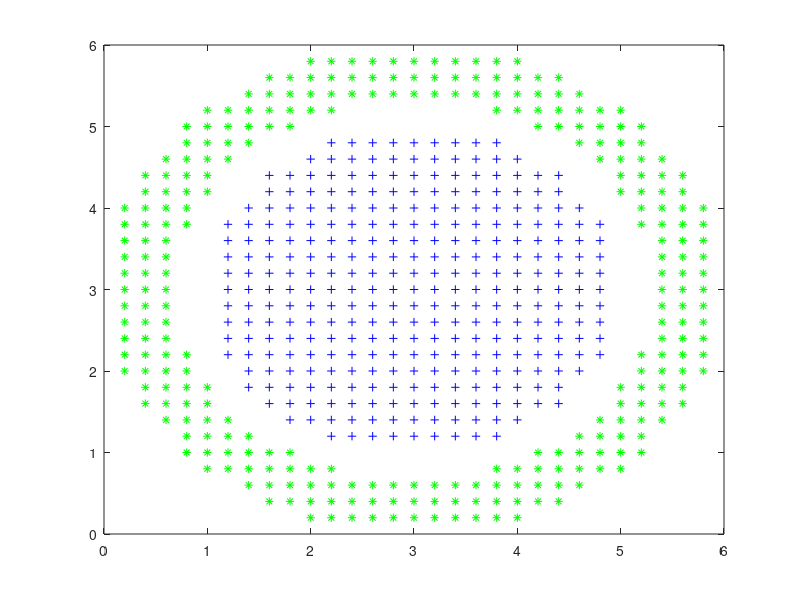

Here is the MATLAB script that generated this plot:
	## Copyright (C) 2015 Redmaple
	
	
	## linearKerSvm
	
	## Author: Redmaple <py79hn@163.com>
	## Created: 2015-11-14
	%%%%%%%%%%%%%%%%%%%%%%%%%%%%%%%%%%%%%%%%%%%
	%%generate the training data
	%%%%%%%%%%%%%%%%%%%%%%%%%%%%%%%%%%%%%%%%%%
	function [data,label] = generateData()
	x0 = 3;
	y0 = 3;
	r1 = 2;
	r2 = 3;
	dd = 0.2;
	[X1,X2] = meshgrid((r2-x0):dd:(r2+x0),(y0-r2):dd:(y0+r2));
	X = [reshape(X1,1,length(X1).^2);reshape(X2,1,length(X2).^2)];
	D = sum((X-repmat([x0;y0],1,length(X))).^2);
	index0=find(D>r1.^2+1.414);
	index1 = find(D(index0)<r2.^2);
	index2 = find(D<r1.^2);
	
	plot(X(1,index0(index1)),X(2,index0(index1)),'g*');
	hold on;
	plot(X(1,index2),X(2,index2),'b+');
	
	data =X(:,[index0(index1),index2]);
	label=[ones(1,length(index0(index1))),-ones(1,length(index2))];
	
	endfunction
	
	%%%%%%%%%%%%%%%%%%%%%%%%%%%%%%%%%%%%%%%%%%%%%%%%%%%%
	%%kernel function of two vector xs,xt
	%%especially,paramater pha in radius-basis function
        %%plays a important role for  accurancy of the Kernel 
        %%Machine
	%%%%%%%%%%%%%%%%%%%%%%%%%%%%%%%%%%%%%%%%%%%%%%%%%%%
	function [v] = kernelFunc(xs,xt,type)
  	switch(type)
     	case "rbf"
              pha =1.4;
       	      gamma = pha.^2;
              v=exp(-(xs-xt)'*(xs-xt)/gamma);
     	case "linear"
              q=3;
              v = (xs'*xt+1).^q;
  	endswitch
	endfunction
	
	%%%%%%%%%%%%%%%%%%%%%%%%%%%%%%%%%%%%%%%%%%%%
	%%calculate Kernel matrix
	%%%%%%%%%%%%%%%%%%%%%%%%%%%%%%%%%%%%%%%%%%%%
	function [ KH ] = kernelMatrix(dataS,dataT,type)
   	rows = length(dataS);
   	columns = length(dataT);
   	KH = zeros(rows,columns);
  	switch(type)
    	case 'rbf'
        	for i=1:rows
	        	for j=1:columns
		     	KH(i,j)=kernelFunc(dataS(:,i),dataT(:,j),type);
	        	endfor
         	endfor
    	case 'linear'
      	       for i=1:rows
	        	for j=1:columns
		     	KH(i,j)=kernelFunc(dataS(:,i),dataT(:,j),type);
	        	endfor
		endfor
  	endswitch
	endfunction
	
	%%%%%%%%%%%%%%%%%%%%%%%%%%%%%%%%%%%%%%%%%%%%%
	%traing the kernel svm machine
	%%%%%%%%%%%%%%%%%%%%%%%%%%%%%%%%%%%%%%%%%%%%
	
       function [ w,svmIndex,alpha ] = linearKerSvm (data,label,kerneltype)
	C=100;%slack variable
        HK = kernelMatrix(data,data,kerneltype);
	H = (label'*label).*HK;
	H = H;
	q = ones(length(data),1);
	q = -q;
	A = label;
	b = [0];
	lb = zeros(length(data),1);
	ub = ones(length(data),1)*C;
	x0 = rand(length(data),1);
	OPTIONS.MaxIter = 5000;
        EPSION = 1e-8
	[x,obj,info,lambda] = qp(x0,H,q,A,b,lb,ub,OPTIONS); % quardic optimization
	svmIndex = find(abs(x)>EPSION); % the support vector index
	alpha = x;
	w=zeros(size(data(:,1)));
	for i=1:length(svmIndex)
   	jj =svmIndex(i);
   	w=w+x(jj,1)*label(1,jj)*data(:,jj);
	endfor
	
	wo=0;
	for i=1:length(svmIndex)
   	jj = svmIndex(i);
   	wo+=label(1,jj)-w'*data(:,jj);
	endfor
	wo=wo./length(svmIndex);
 	w =[wo;w];
	endfunction
	
	%%%%%%%%%%%%%%%%%%%%%%%%%%%%%%%%%%%%%%%%%%%%%%%%%%%%%%%%%
	%%plot the max marginal separable hyperplane(int 2-D plane
        %%,it is a straight  line or curve,BUT NOW not success,TODO HERE
	%%%%%%%%%%%%%%%%%%%%%%%%%%%%%%%%%%%%%%%%%%%%%%%%%%%%%%%%%
       function plotHyperPlane(data,label,svmIndex,alpha,kerneltype)
 	[X1,X2] = meshgrid(0:0.2:6,0:0.2:6);
 	X = [reshape(X1,1,length(X1).^2);reshape(X2,1,length(X2).^2)];
 	N = length(X);
 	G = zeros(N,1);
       
        for i=1:length(X)
    	k=0;
  	for j=1:length(svmIndex)
         k=k+alpha(svmIndex(j)).*label(svmIndex(j)).* kernelFunc(data(:,svmIndex(j)),X(:,i),kerneltype);	     
  	endfor
      G(i,1)=k;
	endfor
     	
%	index1 = find(G>=1); 
% 	plot(X(1,index1),X(2,index1),'gs');%positive label
 	hold on;
       
	index2 = find(abs(G)<1+1e-8);    
	plot(X(1,index2),X(2,index2),'k.'); %separable line
        
%        hold on;
%        plot(X(1,find(G<=-1)),X(2,find(G<=-1)),'b^');%negative label
	
	endfunction
	
 	clear;
        clc;
        hold off;
      %  kerneltype = 'linear';
         kerneltype ='rbf';
	[ data,label ] =  generateData();
        [ w,svmIndex,alpha ] = linearKerSvm (data,label,kerneltype);
	plot(data(1,svmIndex),data(2,svmIndex),'ro'); %plot support vector 
	hold on;
        plotHyperPlane(data,label,svmIndex,alpha,kerneltype);
	
